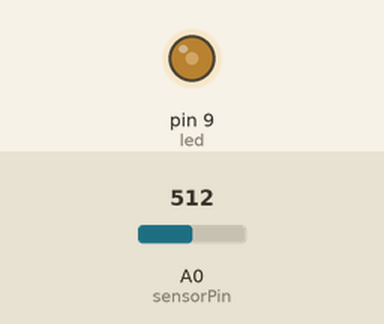
Bench run of a sketch on a simulated Arduino Uno, built with avr-gcc and run on an emulated ATmega328P. Shown: output pins drawn as LEDs (lit = HIGH). Inputs (shaded band) come from the test bench; at power-on: A0 (sensorPin) = 512. What the sketch prints to the serial monitor is not drawn.

Above: at 0.1 s.
Timing chart, 0 to 1.6 s (numbered marks = the images above):
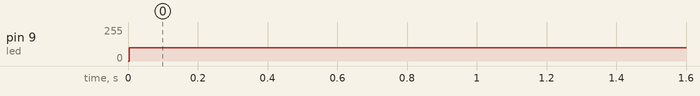

The sketch:

led_strip.ino
```cpp
#define sensorPin A0

int samples = 30;
int led = 9;
int brightness = 100;
int fadeAmount = 1;

float rawRange = 1024; // 3.3v
float logRange = 5.0; // 3.3v = 10^5 lux


void setup() {
  Serial.begin(9600);
  analogReference(EXTERNAL);
  pinMode(led, OUTPUT);
  pinMode(sensorPin, INPUT);

}
void loop() {
  float ave = 0;
  for (int i=1; i <= samples; i++) {
    int sensorRaw = analogRead(sensorPin);
    ave += sensorRaw;
  }

  analogWrite(led, brightness);
//  brightness += fadeAmount;
//  if (brightness > 154 || brightness < 1) {
//    fadeAmount = -fadeAmount;
//  }
  delay(10);
  Serial.println(RawToLux(ave/samples));
}

float RawToLux(float raw) {
  float logLux = raw * logRange / rawRange;
  return pow(10, logLux);
}
```

Measured:
- by itself, pin 9 (led): 0/255 → 100/255 at 0.00 s
